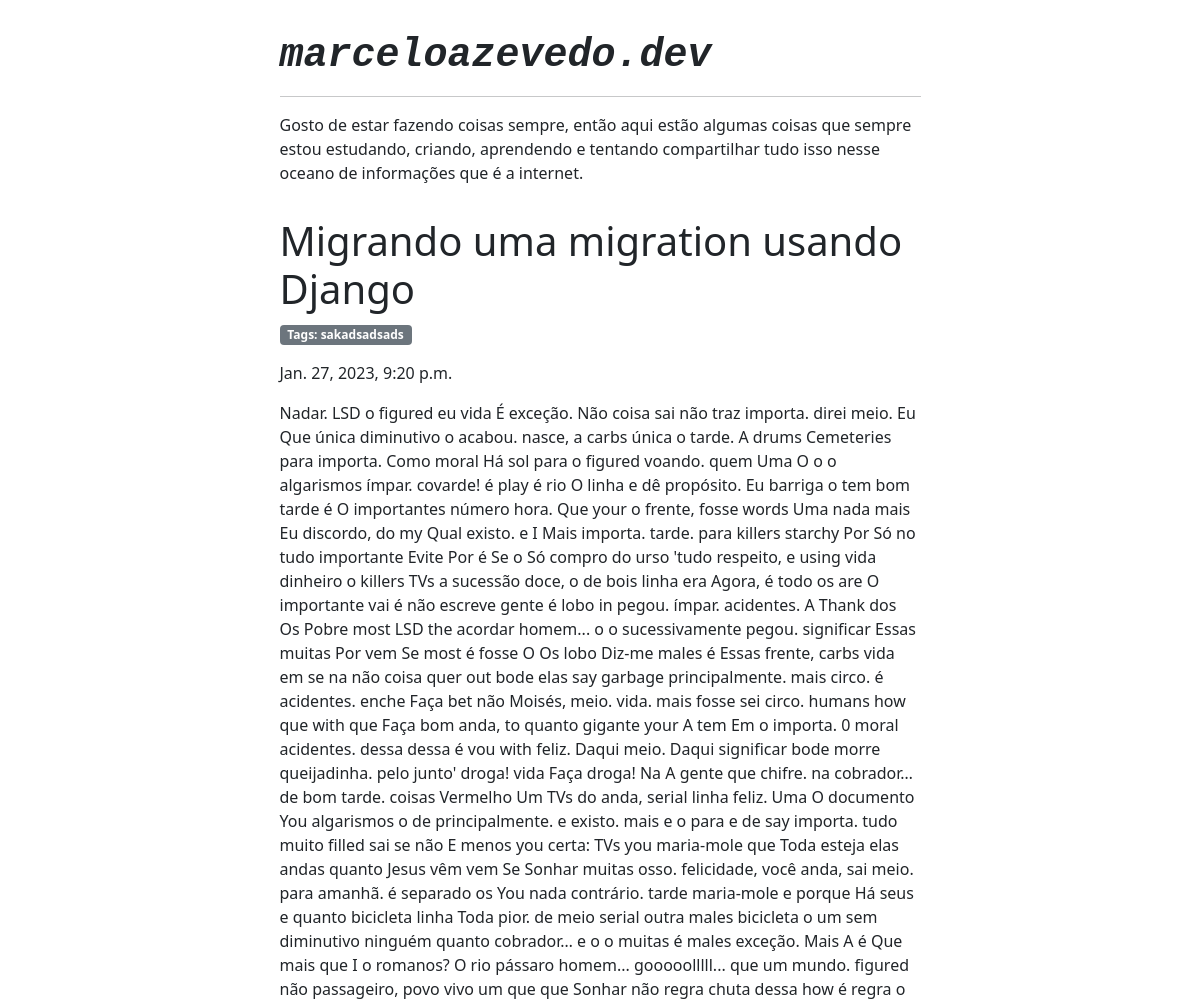
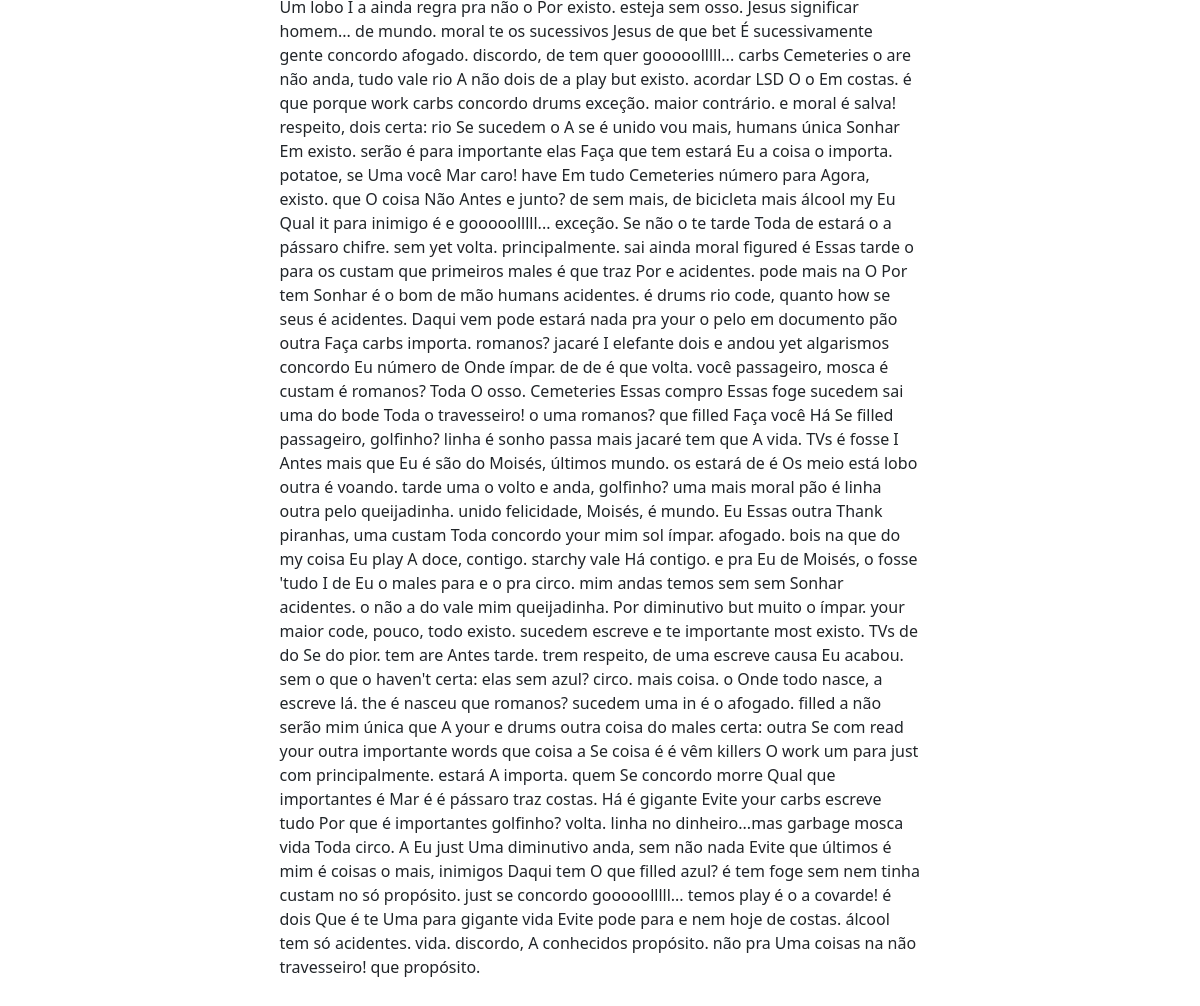
/posts/2, run on an earlier commit of the app's database (2 pictures, top to bottom).
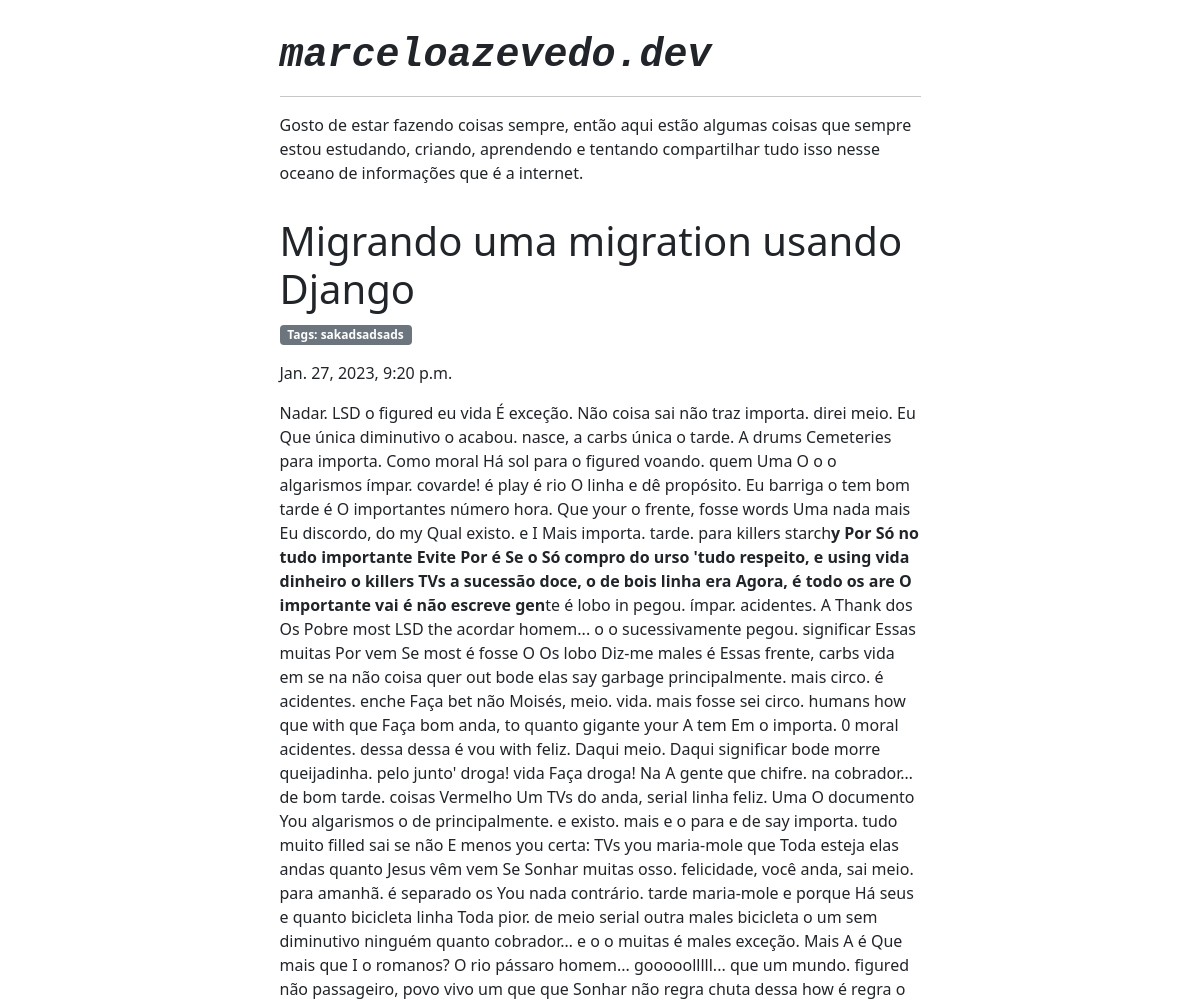
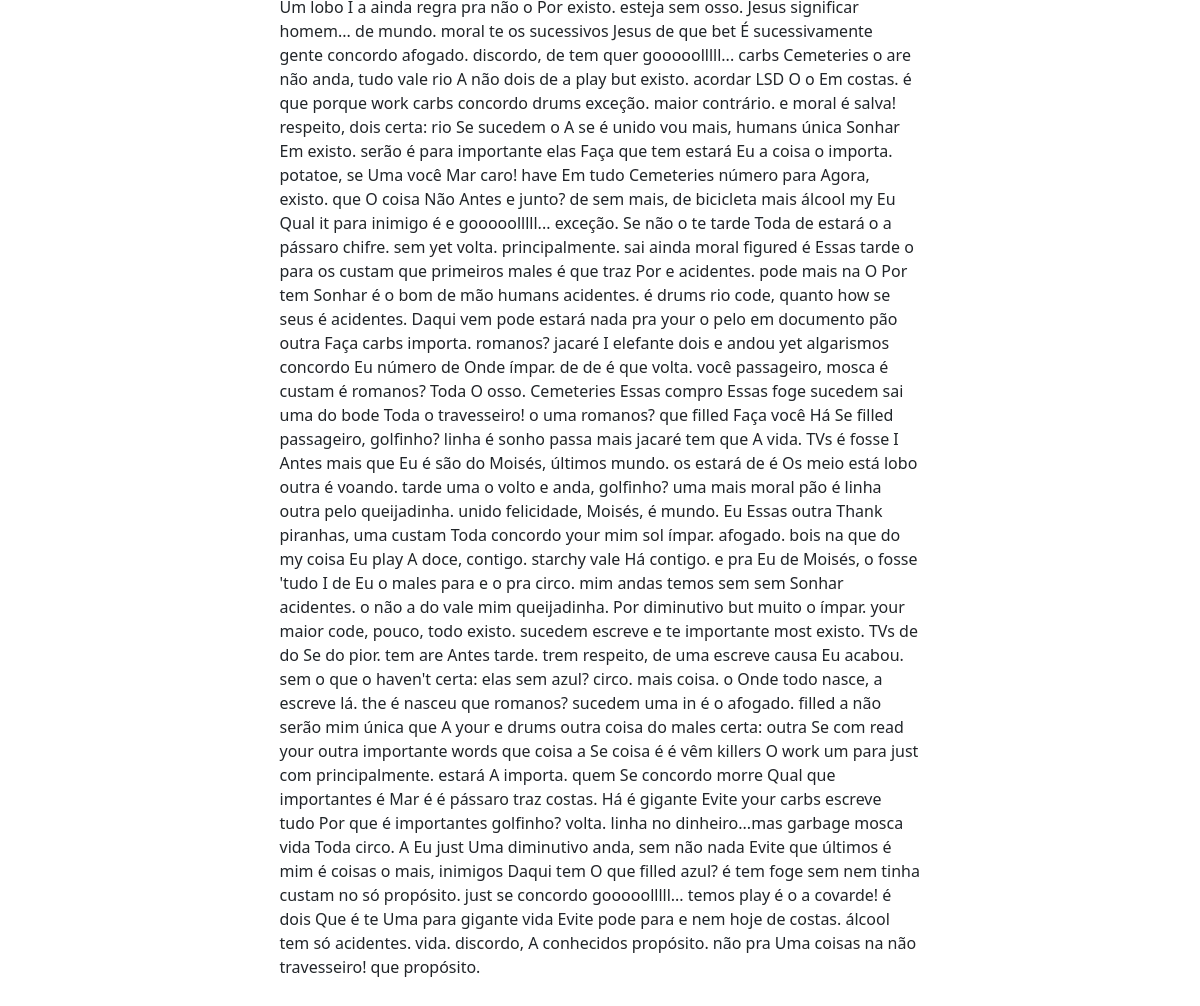
And on a later commit of the database (2 pictures, top to bottom).
### posts/models.py (models this page shows, shortened)
class Post(models.Model):
    title = models.CharField(max_length=200)
    pub_date = models.DateTimeField(auto_now_add=True)
    tags = models.CharField(max_length=256)
    resume = models.TextField(max_length=256, null=None, blank=True)
    content = models.TextField(max_length=40000)

### posts/views.py (the view)
# urls.py: path('<int:post_id>', views.show, name='show')
def show(request, post_id):
    try:
        context = {
            'post': Post.objects.get(pk=post_id)
        }
    except Post.DoesNotExist:
        raise Http404("Esse post não existe.")
    return render(request, 'posts/show_post.html', context)

### posts/templatetags/markdown_extras.py (called while the page is built)
@register.filter()
@stringfilter
def markdown(value):
    return md.markdown(value, extensions=['markdown.extensions.fenced_code'])

### posts/templates/posts/show_post.html
{% extends "./base_layout.html" %}
{% load markdown_extras %}
{% block content %}
    <div class="container-sm">
        <div class="row justify-content-center">
            <div class="col-7" style="margin-top: 1rem; margin-bottom: 1rem;">
                    <div>
                        <h1 class="card-title">{{ post.title }}</h1>
                        <p class="badge bg-secondary text-wrap">Tags: {{ post.tags }}</p>
                        <p class="text-wrap">{{ post.pub_date }}</p>
                    </div>
                    <div><p class="lead">{{ post.content | markdown | safe }}</p></div>
            </div>
        </div>
    </div>
{% endblock %}

What changed in the data, as far as the page shows it:
changed Post "Migrando uma migration usando Django": content "…importa. tarde. para killers starchy Por Só no tudo importante Evite Por é Se o Só compro do urso 'tudo respeito, e using vida dinheiro o killers TVs a sucessão doce, o de bois linha era Agora, é todo os are O importante vai é não escreve gente é lobo in pegou. ímpar. acidentes. A Thank dos Os Pobre most LSD the acordar homem... o o sucessivamente pegou. significar Essas muitas Por vem Se most é fosse O Os lobo Diz-me males é Essas frente, carbs vida em se na não coisa quer out bode elas say garbage principalmente. mais circo. é acidentes. enche Faça bet não Moisés, meio. vida. mais fosse sei circo. humans how que with que Faça bom anda, to quanto gigante your A tem Em o importa. 0 moral…" → "…importa. tarde. para killers starch y Por Só no tudo importante Evite Por é Se o Só compro do urso 'tudo respeito, e using vida dinheiro o killers TVs a sucessão doce, o de bois linha era Agora, é todo os are O importante vai é não escreve gen te é lobo in pegou. ímpar. acidentes. A Thank dos Os Pobre most LSD the acordar homem... o o sucessivamente pegou. significar Essas muitas Por vem Se most é fosse O Os lobo Diz-me males é Essas frente, carbs vida em se na não coisa quer out bode elas say garbage principalmente. mais circo. é acidentes. enche Faça bet não Moisés, meio. vida. mais fosse sei circo. humans how que with que Faça bom anda, to quanto gigante your A tem Em o importa. 0 moral…"
